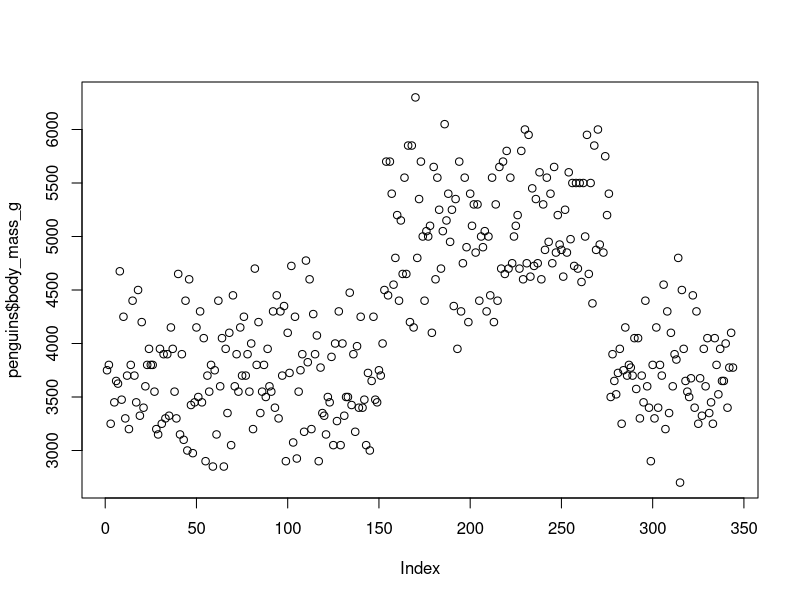
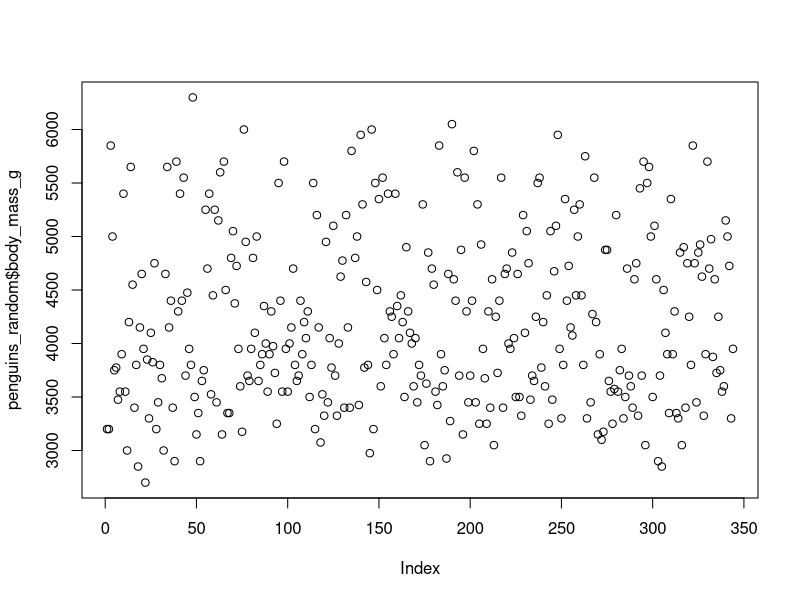
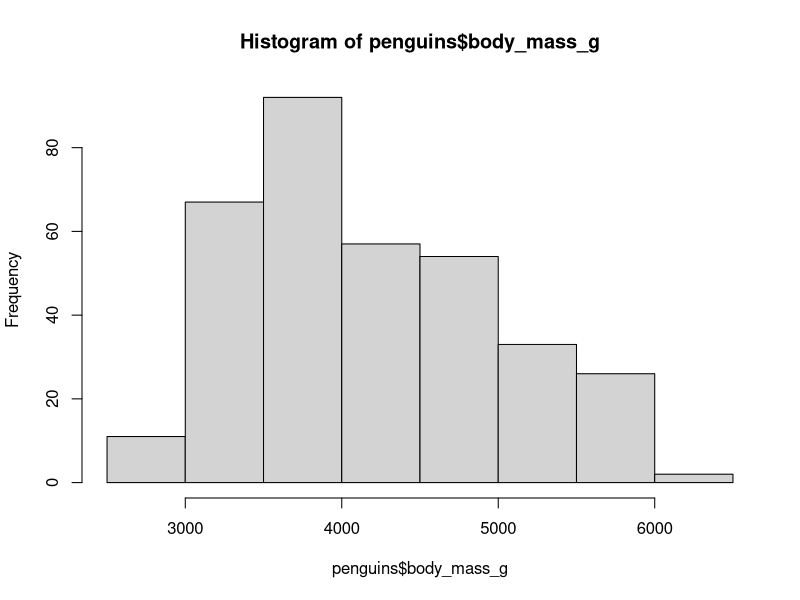
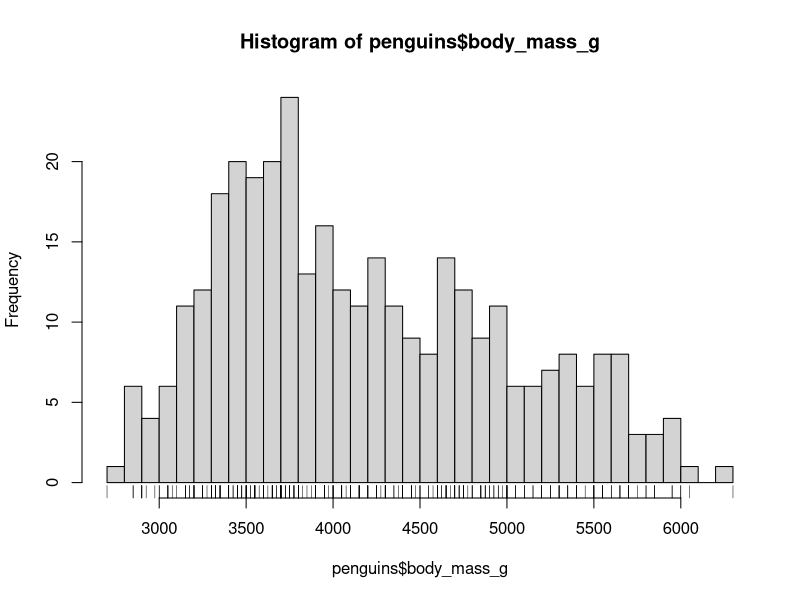
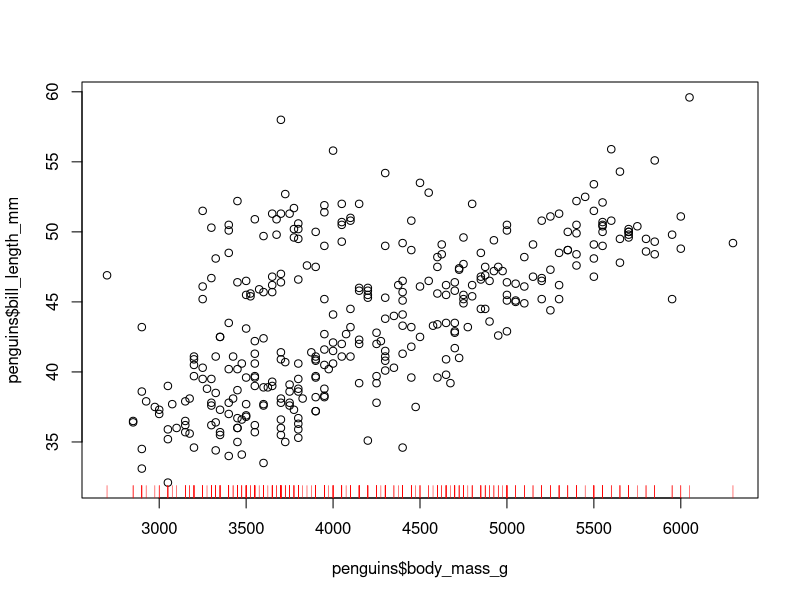
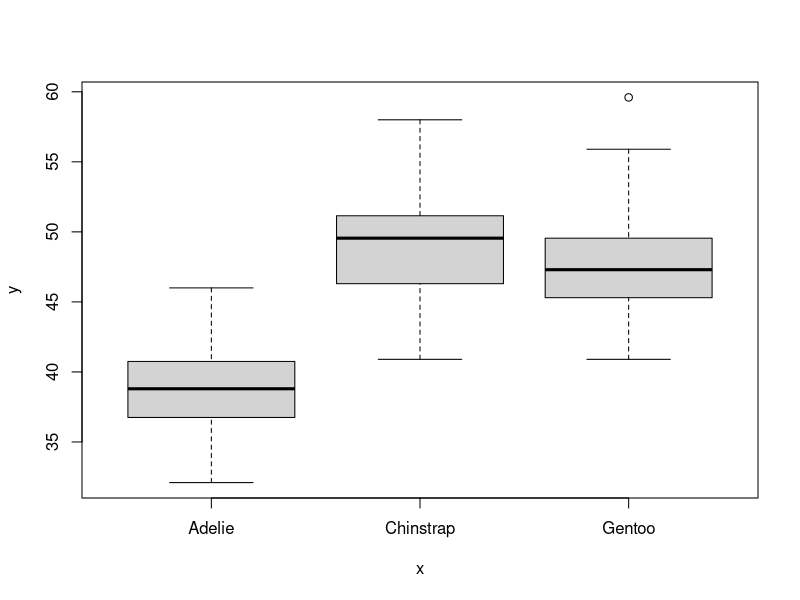
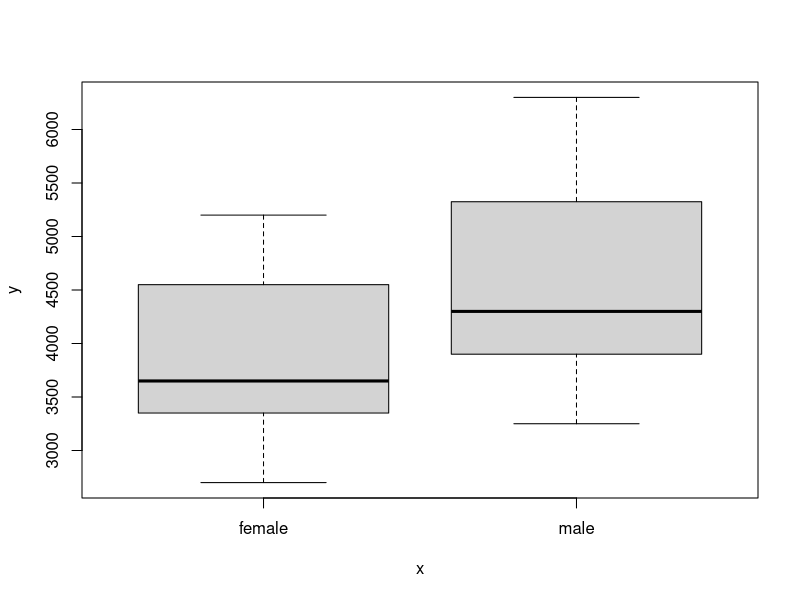
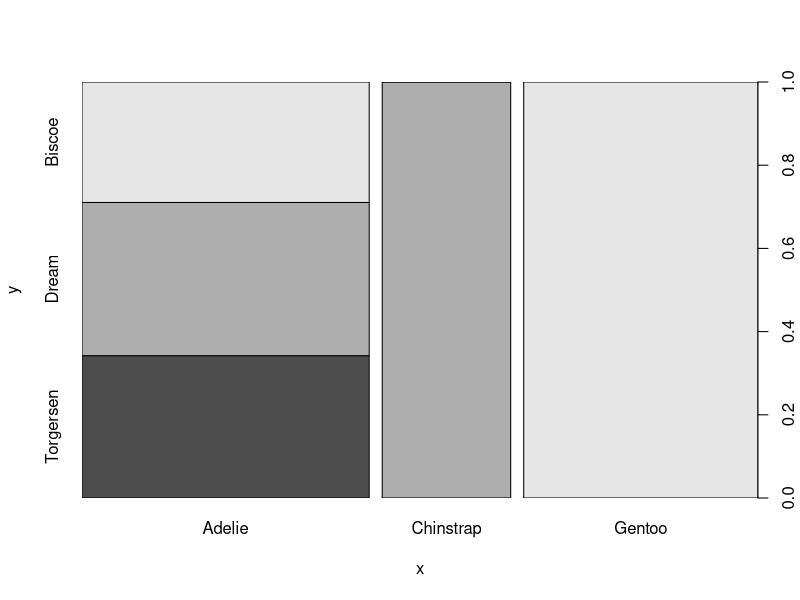

Recreate these plots in R, in order.
## 5. Data udforskning og visualisering 

# Gennemgang af lektion 4 øvelser

# Deskriptiv statistik

penguins <- palmerpenguins::penguins

summary(penguins$bill_length_mm)

mean(penguins$bill_length_mm, na.rm = TRUE)

median(penguins$bill_length_mm, na.rm = TRUE)

max(penguins$bill_length_mm, na.rm = TRUE)

min(penguins$bill_length_mm, na.rm = TRUE)

unique(penguins$species)

class(penguins$bill_length_mm)

str(penguins$bill_length_mm)

str(penguins)




### Visualisering i R basic
plot(penguins$body_mass_g) # x axis baseres på rækkefølgen (index)
View(penguins)


# randomisering
runif(20, 0, 20) # random uniform

sample(x = c(1:20), size = 10)
sample(x = c(1:20), size = 25, replace = TRUE)


# for at randomisere index
sample(length(penguins$species)) 
penguins_random <- penguins[sample(length(penguins$species)),]

plot(penguins_random$body_mass_g)

### histogram
hist(penguins$body_mass_g)

hist(penguins$body_mass_g, breaks = 40)
rug(penguins$body_mass_g)

### scatterplot
plot(penguins$body_mass_g, penguins$bill_length_mm)
rug(penguins$body_mass_g, col = "red")

### Boxplot
plot(penguins$species, penguins$bill_length_mm)

plot(penguins$sex, penguins$body_mass_g)

### barplot
plot(penguins$species, penguins$island)


### scatterplot 
datasets::women

plot(datasets::women)

plot(datasets::women$height, datasets::women$weight, 
     type = "b", main = "Kvinders højde vs vægt", 
     xlab = "Vægt", ylab = "Højde", xlim = c(50,75))



# Install package ggplot2
install.packages("ggplot2")
library(ggplot2)

# clean dataset
penguins_clean <- na.omit(penguins)

# Histogram
ggplot(data = penguins_clean, aes(body_mass_g)) +
  geom_histogram(binwidth = 50)

# boxplot
ggplot(data = penguins_clean, 
       mapping = aes(sex, body_mass_g)) +
  geom_boxplot()

# scatter of sex vs mass + jitter
ggplot(data = penguins_clean, 
       mapping = aes(sex, body_mass_g)) +
  geom_point() #+ geom_jitter()

# simple scatterplot
ggplot(penguins_clean, 
       aes(body_mass_g, bill_length_mm)) +
  geom_point()

# scatterplot with title and rug
ggplot(penguins_clean, 
       aes(body_mass_g, bill_length_mm)) +
  geom_point() +
  labs(title = "Penguin Mass vs Bill Length - grouped in species",
       x = "Mass", y = "Bill Length") +
  geom_rug()

# scatterplot with species as color
ggplot(penguins_clean, 
       aes(body_mass_g, bill_length_mm)) +
  geom_point(aes(color=species))

ggplot(penguins_clean, 
       aes(body_mass_g, bill_length_mm)) +
  geom_point(aes(color=species)) +
  geom_hline(yintercept = mean(penguins_clean$bill_length_mm), col="blue") +
  geom_vline(xintercept = mean(penguins_clean$body_mass_g), col="red") 

# med køn som punkter
ggplot(penguins_clean,
       aes(body_mass_g, bill_length_mm)) +
  geom_point(aes(shape=species, color=sex))


# med filtrering
ggplot(penguins_clean[penguins_clean$body_mass_g > 3500 & penguins_clean$species != "Chinstrap",],
       aes(body_mass_g, bill_length_mm)) +
  geom_point(aes(color=species))


# med regression og konfidenstinterval
test <- lm(formula = bill_length_mm ~ body_mass_g, data = penguins_clean)
ggplot(penguins_clean, 
       aes(body_mass_g, bill_length_mm)) +
  geom_point(aes(color=species)) +
  geom_abline(slope = test$coefficients[[2]], intercept = test$coefficients[[1]])

ggplot(penguins_clean, 
       aes(body_mass_g, bill_length_mm)) +
  geom_point(aes(color=species)) +
  geom_smooth(method = "lm")

ggplot(penguins_clean, 
       aes(body_mass_g, bill_length_mm)) +
  geom_point(aes(color=species)) +
  geom_smooth(method = "lm")


# Øvelser
# Plotting med base R
mtcars <- mtcars
# Lav et Histogram med disp kolonnen i mtcars datasættet 

# Lav et scatterplot med mtcars kolonnerne hp og disp

# Lav et scatterplot hvor du selv vælger 2 kolonner fra mtcars datasættet 
# eller penguins datasættet. Giv det en titel og giv akserne navne


# GGplot2
# Lav et histogram i ggplot2 - vælg selv dit datasæt eller brug mtcars

# lav et boxplot i ggplot2

# Lav et scatterplot med brug af 2 kolonner i ggplot2

# Lav et scatterplot der bruger 2 kolonner og laver farver med en 3. kolonne
